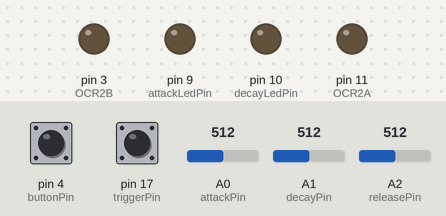
Recording of a sketch running on a simulated Arduino Uno, built with avr-gcc and run on an emulated ATmega328P. Parts: output pins drawn as LEDs (lit = HIGH). Inputs (shaded band) come from the test bench; at power-on: pin 17 (triggerPin) LOW, pin 4 (buttonPin) HIGH, A0 (attackPin) = 512, A1 (decayPin) = 512, A2 (releasePin) = 512.

Above: at 1.2 s.
1.3 s: pin 17 (triggerPin) driven HIGH
At 1.45 s:
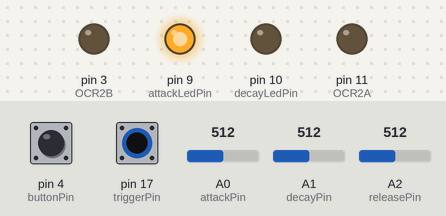
At 3.4 s:
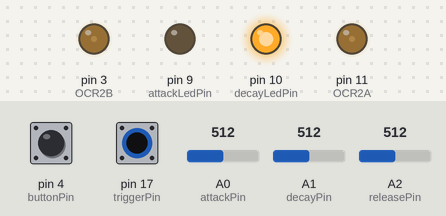
3.8 s: pin 17 (triggerPin) pulsed LOW 2 times (0.12 s each, 0.3 s apart)
At 4.25 s:
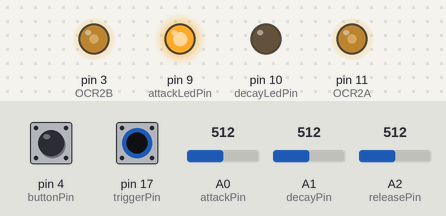
Timing chart, 0 to 6.8 s (numbered marks = the images above; inputs shaded):
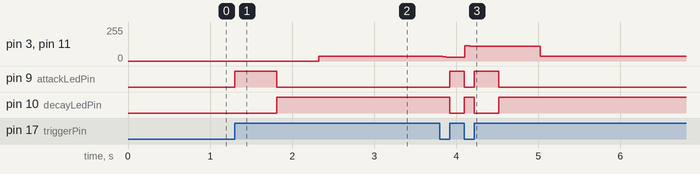

The sketch:

adsr.ino
```cpp
/*
HAGIWO MOD1 ADSR Envelope generator Ver1.0

ADSR output and 2 gate out.
The first gate out outputs HIGH only during the attack phase. This can be used as a gate-to-trigger conversion.
The second gate out outputs HIGH during the decay to release phases. This can be used as a gate delay or trigger-to-gate conversion.

--Pin assign---
POT1  A0  atk time
POT2  A1  decay time
POT3  A2  rel time
F1    D17  trig in
F2    D9  atk phase gate out
F3    D10  decay ~ rel phase gate out
F4    D11 EG output
BUTTON    sustain level (6 range)
LED       EG output
EEPROM    sustain level
*/

#include <EEPROM.h> // Include EEPROM library for read/write

// ========== Pin Definitions ==========
int triggerPin = 17;  // Gate input pin
int buttonPin  = 4;   // Button input pin, uses internal pull-up (LOW pressed)
int attackPin  = A0;  // Attack pot
int decayPin   = A1;  // Decay pot
int releasePin = A2;  // Release pot

int attackLedPin = 9;   // Indicator for ATTACK state
int decayLedPin  = 10;  // Indicator for DECAY->RELEASE states

// ========== Sustain Levels (6 examples) ==========
int sustainLevels[6] = {
  146, 292, 438, 584, 730, 1023
};
int sustainIndex = 0;
int sustainLevel = sustainLevels[sustainIndex];

// ========== ADSR State Machine ==========
enum {IDLE, ATTACK, DECAY, SUSTAIN, RELEASE};
int envelopeState = IDLE;
float envelope = 0.0;  // 0..1023

// ========== Timing & Rates ==========
unsigned long lastUpdateTime = 0;  // For ADSR step every 1ms
float attackRate  = 0.0;
float decayRate   = 0.0;
float releaseRate = 0.0;

// Attack time=0 flag (A0 <=10 => instant to max)
bool attackIsZero = false;

// ========== Button Debounce Variables ==========
bool lastButtonState = HIGH;             // pull-up => default HIGH
unsigned long buttonPreviousMillis = 0;
const unsigned long debounceDelay  = 30; // ms

// ========== Function Prototypes ==========
void updateADSR();
void handleButtonInput();

void setup() {
  // Configure Timer2 for ~62.5kHz PWM
  // Fast PWM 8-bit, no prescaler => 16MHz / 256 = 62.5kHz
  TCCR2A = 0;
  TCCR2B = 0;

  // Set Fast PWM mode
  TCCR2A |= (1 << WGM21) | (1 << WGM20);
  // No prescaler
  TCCR2B |= (1 << CS20);
  // Non-inverting PWM on OC2A / OC2B
  TCCR2A |= (1 << COM2A1) | (1 << COM2B1);

  pinMode(triggerPin, INPUT);
  pinMode(buttonPin, INPUT_PULLUP);  // Internal pull-up => LOW when pressed
  pinMode(11, OUTPUT);               // OCR2A => Envelope output
  pinMode(3, OUTPUT);                // OCR2B => LED indicator
  pinMode(attackLedPin, OUTPUT);     // D9 => ATTACK indicator
  pinMode(decayLedPin, OUTPUT);      // D10 => DECAY/RELEASE indicator

  // Initialize duty cycle
  OCR2A = 0;
  OCR2B = 0;

  // Read sustainIndex from EEPROM at startup
  sustainIndex = EEPROM.read(0); // Read index from address 0
  if (sustainIndex >= 6) {
    sustainIndex = 0; // Ensure valid range
  }
  sustainLevel = sustainLevels[sustainIndex];
}

void loop() {
  // ----- (1) Handle button to update sustain level & EEPROM -----
  handleButtonInput();

  // ----- (2) Read gate input -----
  bool gate = digitalRead(triggerPin);

  // Gate rising/falling detection
  static bool prevGate = false;
  if (gate && !prevGate) {
    // Gate rising => Attack
    envelopeState = ATTACK;
    // Do not reset envelope => start from current value
  }
  if (!gate && prevGate) {
    // Gate falling => Release
    if (envelopeState != IDLE) {
      envelopeState = RELEASE;
    }
  }
  prevGate = gate;

  // ----- (3) Read pot values for Attack/Decay/Release -----
  int aVal = analogRead(attackPin);
  int dVal = analogRead(decayPin);
  int rVal = analogRead(releasePin);

  // If Attack pot <=10 => Attack=0ms => envelope instantly 1023
  if (aVal <= 10) {
    attackIsZero = true;
    attackRate   = 999999.0; // Arbitrary large
  } else {
    attackIsZero = false;
    int attackTimeMs = map(aVal, 0, 1023, 1, 1000);
    attackRate       = 1023.0 / attackTimeMs;
  }

  // Decay
  int decayTimeMs   = map(dVal, 0, 1023, 1, 1000);
  float decDist     = 1023.0 - sustainLevel;
  decayRate         = decDist / decayTimeMs;

  // Release
  int releaseTimeMs = map(rVal, 0, 1023, 1, 1000);
  float relDist     = (float)sustainLevel;
  releaseRate       = relDist / releaseTimeMs;

  // ----- (4) Update ADSR at ~1ms intervals -----
  unsigned long currentMillis = millis();
  if (currentMillis - lastUpdateTime >= 1) {
    lastUpdateTime = currentMillis;
    updateADSR(); // Update envelope state machine

    // Write envelope to PWM: 0..1023 => 0..255
    int duty = (int)(envelope / 4.0);
    if (duty < 0) duty = 0;
    if (duty > 255) duty = 255;
    OCR2A = duty;
    OCR2B = duty;

    // Update ATTACK indicator (D9) => HIGH only in ATTACK
    if (envelopeState == ATTACK) {
      digitalWrite(attackLedPin, HIGH);
    } else {
      digitalWrite(attackLedPin, LOW);
    }

    // Update DECAY/RELEASE indicator (D10) => HIGH if DECAY,SUSTAIN,RELEASE
    if (envelopeState == DECAY || envelopeState == SUSTAIN || envelopeState == RELEASE) {
      digitalWrite(decayLedPin, HIGH);
    } else {
      digitalWrite(decayLedPin, LOW);
    }
  }
}

/*
   updateADSR()
   This function updates the envelope based on the current state.
   Attack starts from the current envelope value.
*/
void updateADSR() {
  switch (envelopeState) {
    case IDLE:
      envelope = 0.0;
      break;

    case ATTACK:
      if (attackIsZero) {
        envelope = 1023.0;
        envelopeState = DECAY;
      } else {
        envelope += attackRate;
        if (envelope >= 1023.0) {
          envelope = 1023.0;
          envelopeState = DECAY;
        }
      }
      break;

    case DECAY:
      envelope -= decayRate;
      if (envelope <= (float)sustainLevel) {
        envelope = (float)sustainLevel;
        envelopeState = SUSTAIN;
      }
      break;

    case SUSTAIN:
      // Keep sustain level until gate is released
      break;

    case RELEASE:
      if (envelope > 0.0) {
        envelope -= releaseRate;
      }
      if (envelope <= 0.0) {
        envelope = 0.0;
        envelopeState = IDLE;
      }
      break;
  }
}

/*
   handleButtonInput()
   This function handles the button press using a debounce approach.
   The button is internal pull-up => reads HIGH normally, LOW when pressed.
   Also stores sustainIndex to EEPROM on press.
*/
void handleButtonInput() {
  int reading = digitalRead(buttonPin); // LOW when pressed
  unsigned long currentMillis = millis();

  // Debounce check
  if (currentMillis - buttonPreviousMillis > debounceDelay) {
    // Detect transition HIGH->LOW (button press)
    if (reading == LOW && lastButtonState == HIGH) {
      sustainIndex++;
      if (sustainIndex >= 6) sustainIndex = 0;
      sustainLevel = sustainLevels[sustainIndex];
      EEPROM.write(0, sustainIndex); // Store index to EEPROM
      buttonPreviousMillis = currentMillis;
    }
  }
  lastButtonState = reading;
}
```

Measured:
- after the input at 1.3 s, pin 3 (OCR2B), pin 11 (OCR2A): 0/255 → 36/255 after 1.0 s; pin 9 (attackLedPin): LOW → HIGH at once, → LOW 0.51 s later; pin 10 (decayLedPin): LOW → HIGH after 0.51 s
- after the input at 3.8 s, pin 9 (attackLedPin): LOW → HIGH after 0.12 s, → LOW 0.18 s later, → HIGH 0.12 s later, → LOW 0.29 s later; pin 10 (decayLedPin): HIGH → LOW after 0.12 s, → HIGH 0.18 s later, → LOW 0.12 s later, → HIGH 0.29 s later
